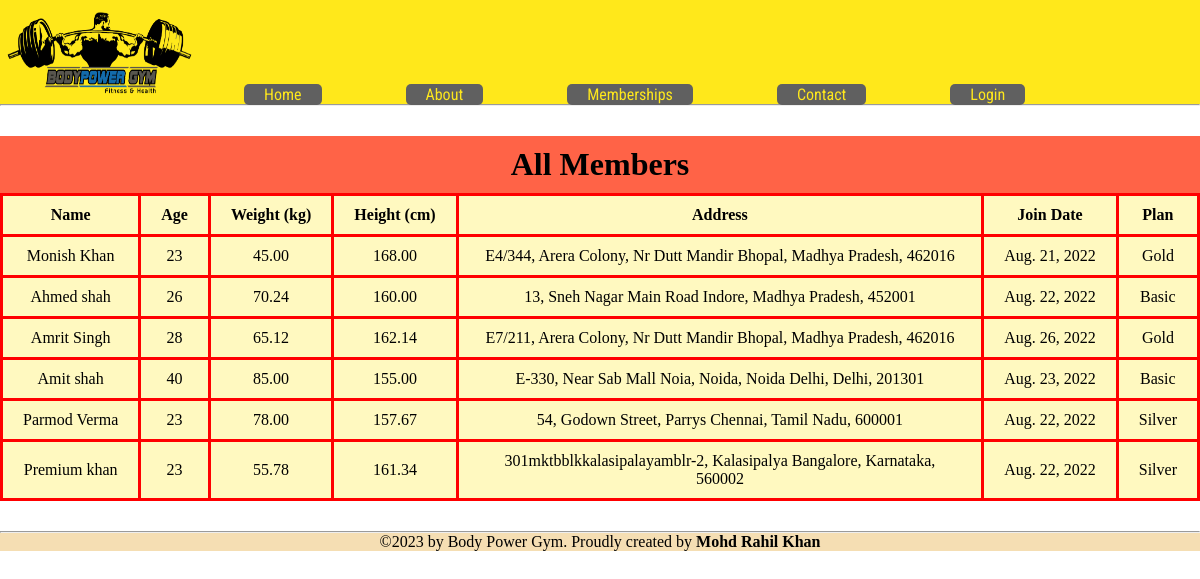
The app's page /member with its own data.
### myApp/models.py (models this page shows, shortened)
class Client(models.Model):
 clientName = models.CharField('Name', max_length=50)
 clientAge = models.IntegerField('Age')
 clientWeight = models.DecimalField('Weight (kg)',decimal_places=2,max_digits=5)
 clientHeight = models.DecimalField('Height (cm)',max_digits=5,decimal_places=2)
 clientAddress = models.TextField('Address')
 clientJoinDate = models.DateField('Join Date')
 clientPlan = models.CharField('Plan', max_length=50)

### myApp/views.py (the view)
# urls.py: path('member',views.member),
def member(request):
 table_ = Client.objects.all()
 return render(request,'members.html',{'tableData' : table_})

### myApp/templates/members.html
{% extends 'MasterPage.html' %}
{% load static %}
{% block stylesheet %}
<link rel="stylesheet" href="{% static 'css/members.css' %}">
{% endblock stylesheet %}
{% block content %}
<hr>
<div id="cover">
<table id="container">
 <caption id="title_">All Members</caption>
 <thead id="head">
       <tr>
            <th>Name</th>
            <th>Age</th>
            <th>Weight (kg)</th>
            <th>Height (cm)</th>
            <th>Address</th>
            <th>Join Date</th>
            <th>Plan</th>
       </tr>
 </thead>
 <tbody id="body">
  {% for row in tableData %}
        <tr>
            <td class="qw">{{row.clientName}}</td>
            <td class="qw">{{row.clientAge}}</td>
            <td class="qw">{{row.clientWeight}}</td>
            <td class="qw">{{row.clientHeight}}</td>
            <td class="qw">{{row.clientAddress}}</td>
            <td class="qw">{{row.clientJoinDate}}</td>
            <td class="qw">{{row.clientPlan}}</td>
        </tr>
  {% endfor %}
 </tbody>
</table>
</div>
<hr>
{% endblock content %}

### myApp/templates/MasterPage.html (shortened to what this page needs)
{% load static %}
<!DOCTYPE html>
<html lang="en">
<head>
 <link rel="stylesheet" href="{% static '/css/MasterPage.css' %}">
 {% block stylesheet %}
 {% endblock stylesheet %}
</head>
<body>
<header>
   <div class="navbar">
     <ul>
       <span><img src="{% static '/img/gym_logo.png' %}" alt="loading logo" width=200 height=100></span>
       <li><a href="http://127.0.0.1:8000/">Home</a></li>
       <li><a href="http://127.0.0.1:8000/#about">About</a></li>
       <li><a href="http://127.0.0.1:8000/memberships">Memberships</a></li>
       <li><a href="http://127.0.0.1:8000/#contact">Contact</a></li>
       <li><a href="http://127.0.0.1:8000/member">Login</a></li>
      </ul>
   </div>
</header>
{% block content %}
{% endblock content %}
<footer>
    <div id="end">
        <p>&copy;2023 by Body Power Gym. Proudly created by <strong>Mohd Rahil Khan</strong></p>
    </div>
</footer>
</body>
</html>

### myApp/static/css/MasterPage.css (style rules this page uses)
* { padding: 0px; margin: 0px; }
.navbar { background-color: rgb(255, 232, 27); position: fixed; width: 2000px; }
.navbar ul li { list-style: none; display: inline; padding: 0px 40px; }
.navbar ul li a { text-decoration: none; background-color: #606060; border-radius: 5px; padding: 1px 20px; color: #ffe81b; font-family: 'Roboto Condensed', sans-serif; }
#end { text-align: center; background-color: wheat; }

### myApp/static/css/members.css (style rules this page uses)
.navbar { position: static; width: auto; }
#title_ { padding: 10px 0px; font-size: xx-large; font-weight: bold; background-color: tomato; }
table { margin: auto; margin-top: 30px; margin-bottom: 30px; }
table,th,td { border: 3px solid red; border-collapse: collapse; padding: 10px 20px; text-align: center; background-color: #fff9c0; }

### records on screen
Client: clientName "Monish Khan", clientAge "23", clientWeight "45.00", clientHeight "168.00", clientAddress "E4/344, Arera Colony, Nr Dutt Mandir Bhopal, Madhya Pradesh, 462016", clientJoinDate "Aug. 21, 2022", clientPlan "Gold"
Client: clientName "Ahmed shah", clientAge "26", clientWeight "70.24", clientHeight "160.00", clientAddress "13, Sneh Nagar Main Road Indore, Madhya Pradesh, 452001", clientJoinDate "Aug. 22, 2022", clientPlan "Basic"
Client: clientName "Amrit Singh", clientAge "28", clientWeight "65.12", clientHeight "162.14", clientAddress "E7/211, Arera Colony, Nr Dutt Mandir Bhopal, Madhya Pradesh, 462016", clientJoinDate "Aug. 26, 2022", clientPlan "Gold"
Client: clientName "Amit shah", clientAge "40", clientWeight "85.00", clientHeight "155.00", clientAddress "E-330, Near Sab Mall Noia, Noida, Noida Delhi, Delhi, 201301", clientJoinDate "Aug. 23, 2022", clientPlan "Basic"
Client: clientName "Parmod Verma", clientAge "23", clientWeight "78.00", clientHeight "157.67", clientAddress "54, Godown Street, Parrys Chennai, Tamil Nadu, 600001", clientJoinDate "Aug. 22, 2022", clientPlan "Silver"
Client: clientName "Premium khan", clientAge "23", clientWeight "55.78", clientHeight "161.34", clientAddress "301mktbblkkalasipalayamblr-2, Kalasipalya Bangalore, Karnataka, 560002", clientJoinDate "Aug. 22, 2022", clientPlan "Silver"
